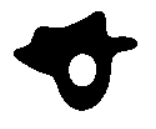
//> input picture HALCON operators test images/2.PNG, 156 x 129 px
$ ./HALCON   (built with g++ and OpenCV 4)
//> lines starting //> are read from the running program, lines starting //| are printed output that depends on the picture; after the words box and inside, x2 and y2 are one past the last pixel; in counts of white or black regions, pixels touching at a corner belong together
//> further down, img is the input picture: 129 rows x 156 cols, CV_8UC3; min 0, max 255, mean 185
### HALCON/HALCON/region_transformation.h
#pragma once
#include "stdafx.h"
#include <iostream>
#include <opencv2/opencv.hpp>
#include <opencv2\highgui\highgui.hpp>
#include <cmath>

using namespace std;
using namespace cv;

#ifndef region_transformation_H
#define region_transformation_H

class region_transformation
{
public:
	Mat clip_region(Mat img, int row1, int col1, int row2, int col2);
	Mat clip_region_rel(Mat mask, int top, int bottom, int left, int right);
	Mat fill_up(Mat mask);
	Mat fill_up_shape(Mat mask, string Feature, double Min, double Max);
	Mat partition_rectangle(Mat img, int Width, int Height);
	Mat partition_dynamic(Mat img, double Distance, double Percent);
	Mat distance_transform(Mat mask, bool Foreground);
	Mat shape_trans(Mat mask, string Type);

private:
	double getOuterRadius(Mat mask);
	double getArea(Mat mask);
	double getRa(Mat mask);
	double find_compactness(Mat mask, double area);
	double getAnisometry(Mat mask);
	double find_convexity(Mat mask);
	double getRb(Mat mask);
	Point getCentroid(Mat mask);
	void getSecondOrderMoments(Mat mask, double* moments);
	double getPhi(Mat mask);
	int adjustHeight(int Height, int Row);
	int adjustWidth(int Width, int Col);
	void drawLine(int x, Mat img, vector<Point>cnt);
	int verticalExtent(int x, int Rows, vector<Point>cnt);
};

#endif // !region_transformation_H

### HALCON/HALCON/stdafx.h
// stdafx.h : include file for standard system include files,
// or project specific include files that are used frequently, but
// are changed infrequently
//

#pragma once

#include "targetver.h"

#include <stdio.h>
#include <tchar.h>


// TODO: reference additional headers your program requires here

### HALCON/HALCON/region_transformation.cpp
#include "stdafx.h"
#include "region_transformation.h"

// [231 lines left out: functions shape_trans, distance_transform, partition_rectangle, partition_dynamic, clip_region, clip_region_rel, not called in this run]

Mat region_transformation::fill_up(Mat mask)
{
	cvtColor(mask, mask, CV_BGR2GRAY);
	Mat des; vector<vector<Point> > contours; vector<Vec4i> hierarchy; Mat result;
	bitwise_not(mask, des);
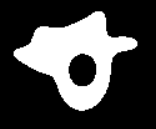
//> des: 129 rows x 156 cols, CV_8UC1; min 0, max 255, mean 70
	findContours(des, contours, hierarchy, CV_RETR_EXTERNAL, CV_CHAIN_APPROX_NONE, Point(0, 0));
//> contours = 1 contour; box (x1, y1, x2, y2) and area: (13, 11, 138, 112) 6327

	for (int i = 0; i < contours.size(); i++)
	{
		drawContours(des, contours, -1, Scalar(255), -1);
	}
//> this loop made 1 pass
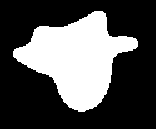
//> des: 129 rows x 156 cols, CV_8UC1; 32.3% white; 1 white region, box (x1, y1, x2, y2) and area: (13, 11, 138, 112) 6503

	bitwise_not(des, result);
	return result;
}

// [285 lines left out: functions fill_up_shape, getOuterRadius, getArea, getRa, find_compactness, getAnisometry and 9 more, not called in this run]

### HALCON/HALCON/HALCON.cpp
#include "stdafx.h"
#include <iostream>
#include <opencv2/opencv.hpp>
#include <opencv2/highgui/highgui.hpp>
#include <cmath>
#include <string>
#include <opencv2/imgproc/imgproc.hpp>

#include "region_transformation.h"

using namespace std;
using namespace cv;

// [8 lines of commented-out code are left out]

int adjustHeight(int Height, int Row)
{
	int adjustedHeight = 0;
	double minDiff = pow(10, 10);
	for (int i = 0; i < Row; i++)
	{
		if (Row % (i + 1) == 0)
		{
			int diff = abs(Height - (i + 1));
			if (diff <= minDiff)
			{
				minDiff = diff;
				adjustedHeight = (i + 1);
			}
		}
	}
	return adjustedHeight;
}

int adjustWidth(int Width, int Col)
{
	int adjustedWidth = 0;
	double minDiff = pow(10, 10);
	for (int i = 0; i < Col; i++)
	{
		if (Col % (i + 1) == 0)
		{
			int diff = abs(Width - (i + 1));
			if (diff <= minDiff)
			{
				minDiff = diff;
				adjustedWidth = (i + 1);
			}
		}
	}
	return adjustedWidth;
}
int main()
{
	region_transformation obj;
	Mat img = imread("C:/Users/Anshit Vishwakarma/Desktop/Sensovision/2.png");
	Mat result1 = obj.fill_up(img);
	imshow("result1", result1);
	imshow("Image", img);
	waitKey(0);
	return 0;

}

$ run again, with HALCON operators test images/elliptic_1.PNG copied over HALCON operators test images/2.PNG
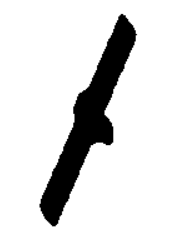
//> input picture HALCON operators test images/elliptic_1.PNG, 182 x 239 px
//> img is the input picture: 239 rows x 182 cols, CV_8UC3; min 0, max 255, mean 221.2
//> in fill_up, `bitwise_not(mask, des);`:
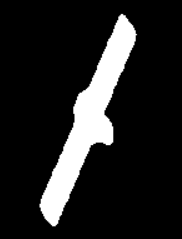
//> des: 239 rows x 182 cols, CV_8UC1; min 0, max 255, mean 33.8
//> contours = 1 contour; box (x1, y1, x2, y2) and area: (39, 13, 138, 227) 5912
//> the loop in fill_up, `for (int i = 0; i < contours.size(); i++)` made 1 pass
//> after the loop in fill_up, `for (int i = 0; i < contours.size(); i++)`:
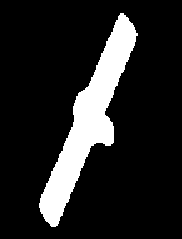
//> des: 239 rows x 182 cols, CV_8UC1; 14.2% white; 1 white region, box (x1, y1, x2, y2) and area: (39, 13, 138, 227) 6161
